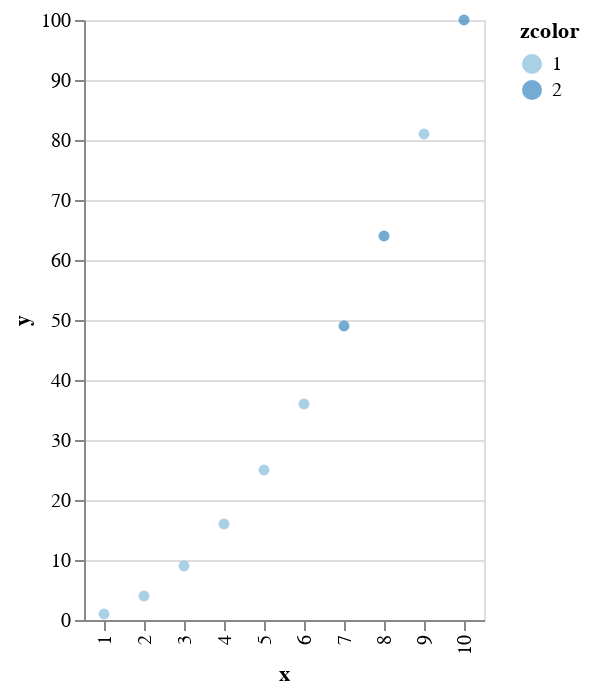

Notebook code cell kept with this figure:
### Code cell
p

### Figure 1 — Vega-Lite specification as saved in the notebook (floating-point values rounded to 4 significant figures)
{"data": {"values": [{"x": 1, "y": 1, "zcolor": 1}, {"x": 2, "y": 4, "zcolor": 1}, {"x": 3, "y": 9, "zcolor": 1}, {"x": 4, "y": 16, "zcolor": 1}, {"x": 5, "y": 25, "zcolor": 1}, {"x": 6, "y": 36, "zcolor": 1}, {"x": 7, "y": 49, "zcolor": 2}, {"x": 8, "y": 64, "zcolor": 2}, {"x": 9, "y": 81, "zcolor": 1}, {"x": 10, "y": 100, "zcolor": 2}]}, "encoding": {"color": {"field": "zcolor", "type": "ordinal"}, "x": {"field": "x", "type": "ordinal"}, "y": {"field": "y", "type": "quantitative"}}, "mark": "circle"}
